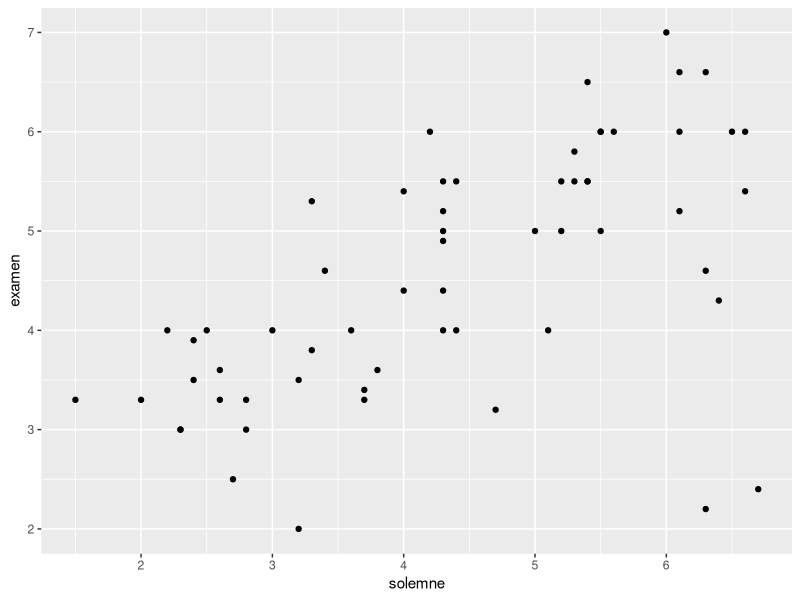
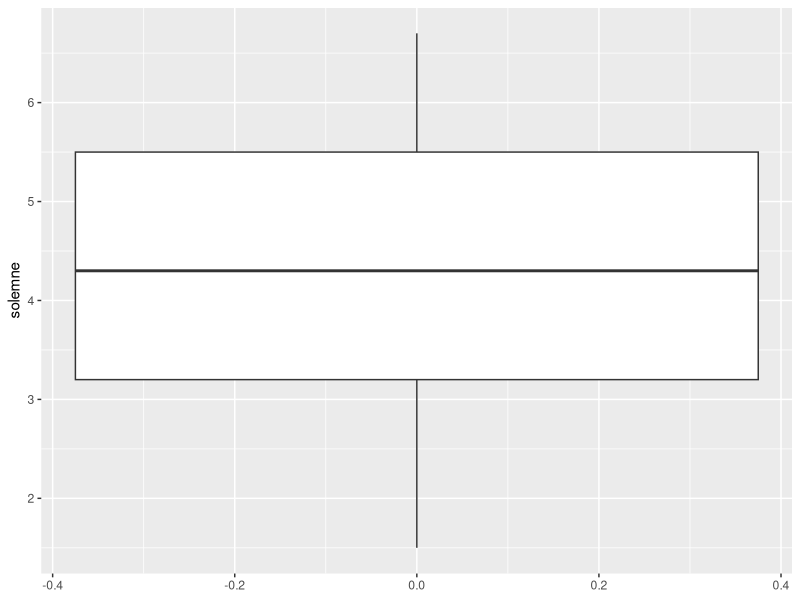
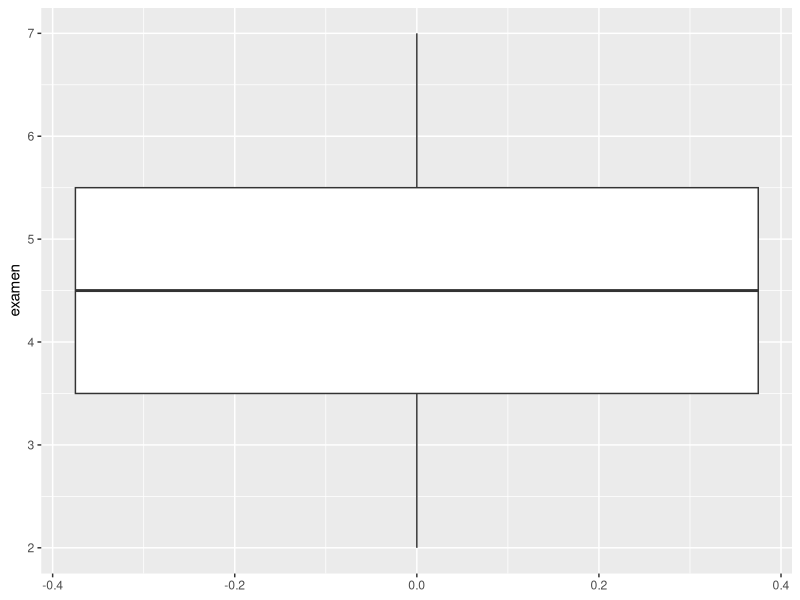
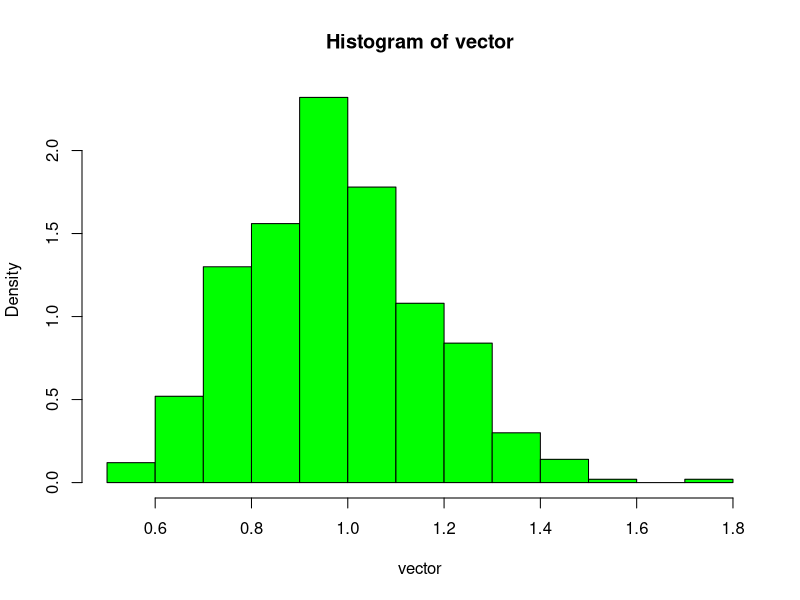
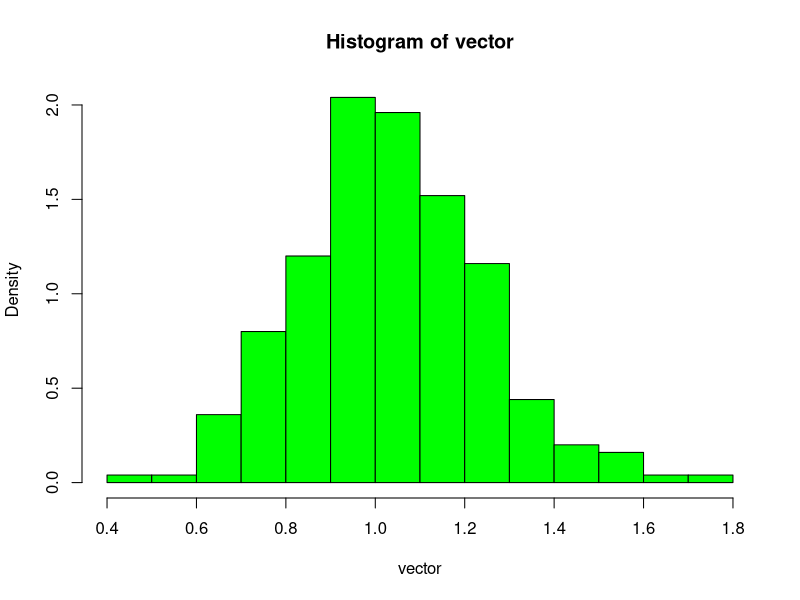

Source code (R) for these figures, in order:
library(readxl)
library(ggplot2)
library(dplyr)


# 1) Use la funcion read_excel para importar la base de datos "nombres60.xlsx" 
#    guarde el tibble resultante un objeto de nombre "notas"
notas <- read_excel("nombres60.xlsx")


# 2) Cree un diagrama de dispersión, con las notas de la prueba
# solemne en el eje horizontal y las del examen en el eje vertical
# Puede usar los grafico de base o los de ggplot2 

ggplot(data=notas)+geom_point(aes(x = solemne, y=examen))

# 3) Cree dos diagramas boxplot: uno para las notas de la solemne
# y otro para las notas del examen
# Puede usar los grafico de base o los de ggplot2 

ggplot(data=notas)+geom_boxplot(aes(y=solemne))

ggplot(data=notas)+geom_boxplot(aes(y=examen))

# 4) Compute la media de las notas de la  prueba solemne y 
# la desviacion estándar de las notas de examen 

mean(notas$solemne)
mean(notas$examen)

sd(notas$solemne)
sd(notas$examen)

# 5) Compute los quantiles 0.25 y 0.75 de las notas del examen

quantile(notas$examen,0.25)
quantile(notas$examen,0.75)

# 6) Cree una nueva tibble que contenga unicamente las observaciones
# de las personas que obtuvieron un 4 o más en el examen
# azul en el examen opcion 1

tibble(notas[notas$examen>=4, ])


# 7) Compute la proporcion de gente que obtuvo un azul en el examen
# azul en el examen opcion 2

40/60

# 8) Suponga que tiene una población de 10000 observaciones provemientes
# de una distribución exponencial con valor esperado igual a 1. Suponga que 
# de exta poblacion extraemos muestras de tamaño igual a 25 observaciones. 
# Cree un histograma de las medias muestrales y calcule la desviación 
# estándar de las medias muestrales. Utilice 500 muestras para el histograma y
# eñ  cálculo de la desviación estándar de la media muestral.

muestras <- 500
n <- 25
poblacion <- rexp(n=10000,rate = 1)
vector <- vector(mode = "numeric", length = muestras)

for(i in 1:muestras){
  muestra <- sample(poblacion, size = n)
  esta_muestra <- mean(muestra)
  vector[i] <- esta_muestra
}
mean(vector)
sd(vector)
hist(vector, col = "green", freq = F)


# 9) Repita el ejercicio anterior, pero esta vez tome muestras de tamaño igual 250.
# Es ahora la desviación estándar de la media muestral  mayor o menor 
# a la del ejercicio anterior?

muestras <- 250
n <- 25
poblacion <- rexp(n=10000,rate = 1)
vector <- vector(mode = "numeric", length = muestras)

for(i in 1:muestras){
  muestra <- sample(poblacion, size = n)
  esta_muestra <- mean(muestra)
  vector[i] <- esta_muestra
}
mean(vector)
sd(vector)
hist(vector, col = "green", freq = F)
